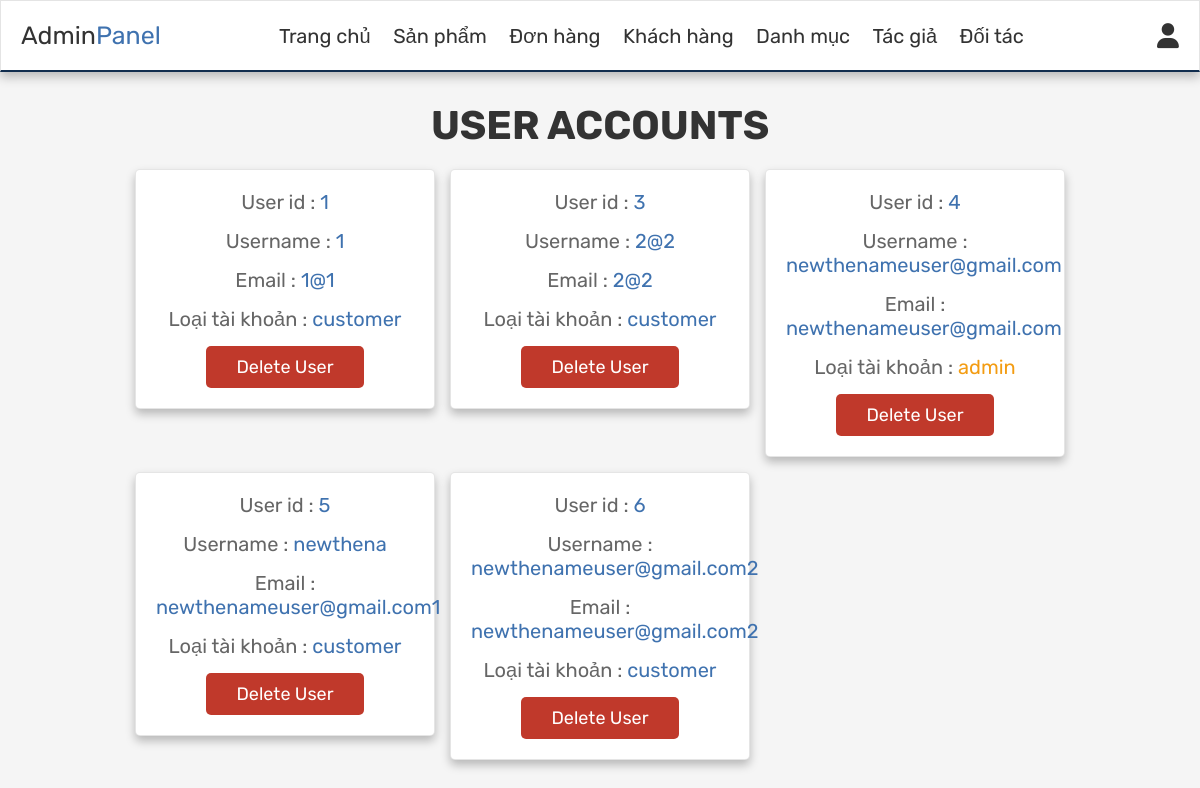
/admin/admin_customers.php (signed in), run on the app's committed database.
### tables this page shows
CREATE TABLE `user` (
  `id` int NOT NULL,
  `username` varchar(255) NOT NULL,
  `email` varchar(255) NOT NULL,
  `password` varchar(255) NOT NULL,
  `user_type` enum('admin','customer') NOT NULL
);

### admin/admin_customers.php (the view, shortened to what this page needs)
<?php
include 'config.php';
?>
<!DOCTYPE html>
<html lang="en">
<head>
   <link rel="stylesheet" href="https://cdnjs.cloudflare.com/ajax/libs/font-awesome/6.0.0/css/all.min.css">
   <link rel="stylesheet" href="../style/admin_style.css">
</head>
<body>
<?php include 'admin_header.php'; ?>
<section class="users">
   <h1 class="title"> user accounts </h1>
   <div class="box-container">
      <?php
         $select_users = mysqli_query($conn, "SELECT * FROM `user`") or die('query failed');
         while($fetch_users = mysqli_fetch_assoc($select_users)){
      ?>
      <div class="box">
         <p> User id : <span><?php echo $fetch_users['id']; ?></span> </p>
         <p> Username : <span><?php echo $fetch_users['username']; ?></span> </p>
         <p> Email : <span><?php echo $fetch_users['email']; ?></span> </p>
         <p> Loại tài khoản : <span style="color:<?php if($fetch_users['user_type'] == 'admin'){ echo 'var(--orange)'; } ?>"><?php echo $fetch_users['user_type']; ?></span> </p>
         <a href="admin_customers.php?delete=<?php echo $fetch_users['id']; ?>" onclick="return confirm('delete this user?');" class="delete-btn">delete user</a>
      </div>
      <?php
         };
      ?>
   </div>
</section>
</body>
</html>

### style/admin_style.css (style rules this page uses)
:root { --blue:#8e44ad; --red:#c0392b; --orange:#f39c12; --black:#333; --white:#fff; --light-color:#666; --light-white:#ccc; --light-bg:#f5f5f5; --border:.1rem solid var(--black); --box-shadow:0 .5rem 1rem rgba(0,0,0,.1); --blue: #3F72AF; --darkblue: #112D4E; --border: 0.1rem solid rgba(0, 0, 0, 0.1); --box-shadow: 0 0.5rem 1rem rgba(0, 0, 0, 0.25); }
* { font-family: 'Rubik', sans-serif; margin:0; padding:0; box-sizing: border-box; outline: none; border:none; text-decoration: none; transition:all .2s linear; }
html { font-size: 62.5%; overflow-x: hidden; }
body { background-color: var(--light-bg); }
section { padding:3rem 2rem; }
.title { text-align: center; margin-bottom: 2rem; text-transform: uppercase; color:var(--black); font-size: 4rem; }
.btn, .option-btn, .delete-btn, .white-btn { display: inline-block; margin-top: 1rem; padding:1rem 3rem; cursor: pointer; color:var(--white); background-color: var(--blue); font-size: 1.8rem; border-radius: .5rem; text-transform: capitalize; }
.delete-btn { background-color: var(--red); }
.users .box-container { display: grid; grid-template-columns: repeat(auto-fit, 30rem); justify-content: center; gap:1.5rem; max-width: 1200px; margin:0 auto; align-items: flex-start; }
.users .box-container .box { background-color: var(--white); padding:2rem; border:var(--border); box-shadow: var(--box-shadow); border-radius: .5rem; text-align: center; }
.users .box-container .box p { padding-bottom: 1.5rem; font-size: 2rem; color:var(--light-color); }
.users .box-container .box p span { color:var(--blue); }
.users .box-container .box .delete-btn { margin-top: 0; }

### data on the page
user: id "1", username "1", email "1@1", user_type "customer"
user: id "3", username "2@2", email "2@2", user_type "customer"
user: id "4", username "newthenameuser@gmail.com", email "newthenameuser@gmail.com", user_type "admin"
user: id "5", username "newthena", email "newthenameuser@gmail.com1", user_type "customer"
user: id "6", username "newthenameuser@gmail.com2", email "newthenameuser@gmail.com2", user_type "customer"
